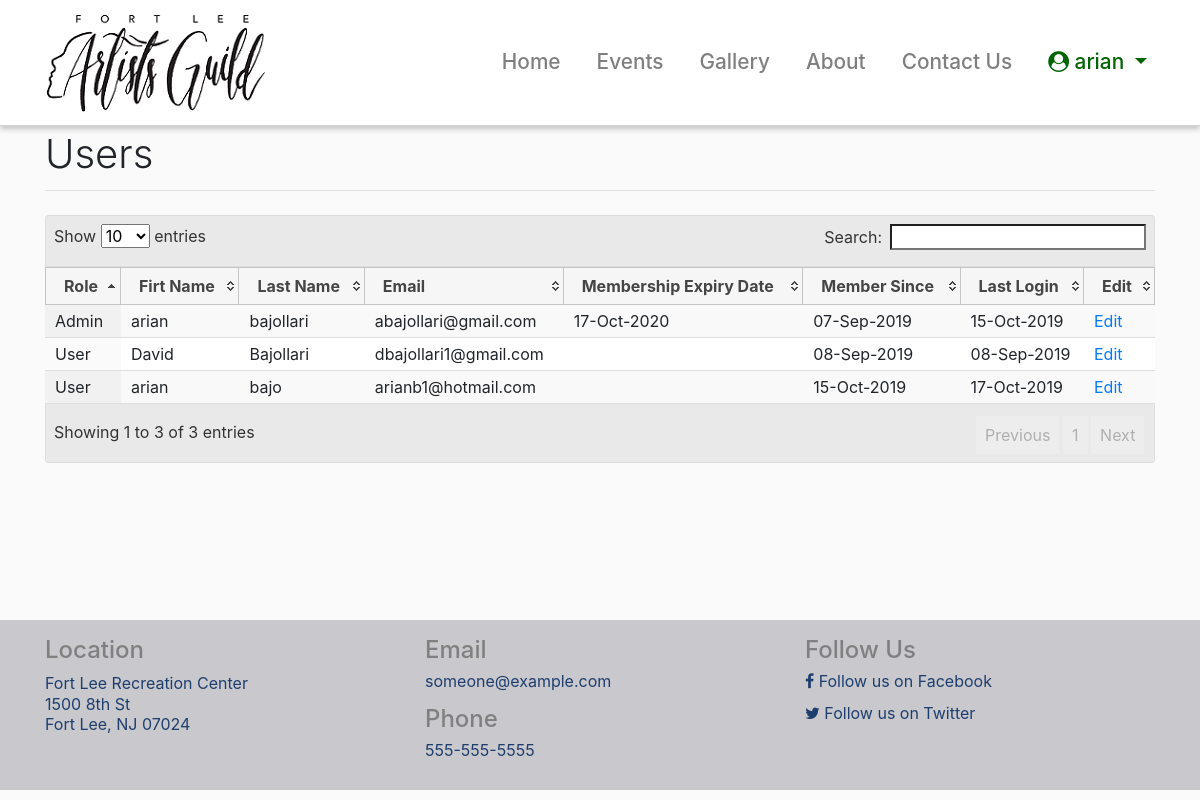
/users (signed in), run on an earlier commit of the app's database.
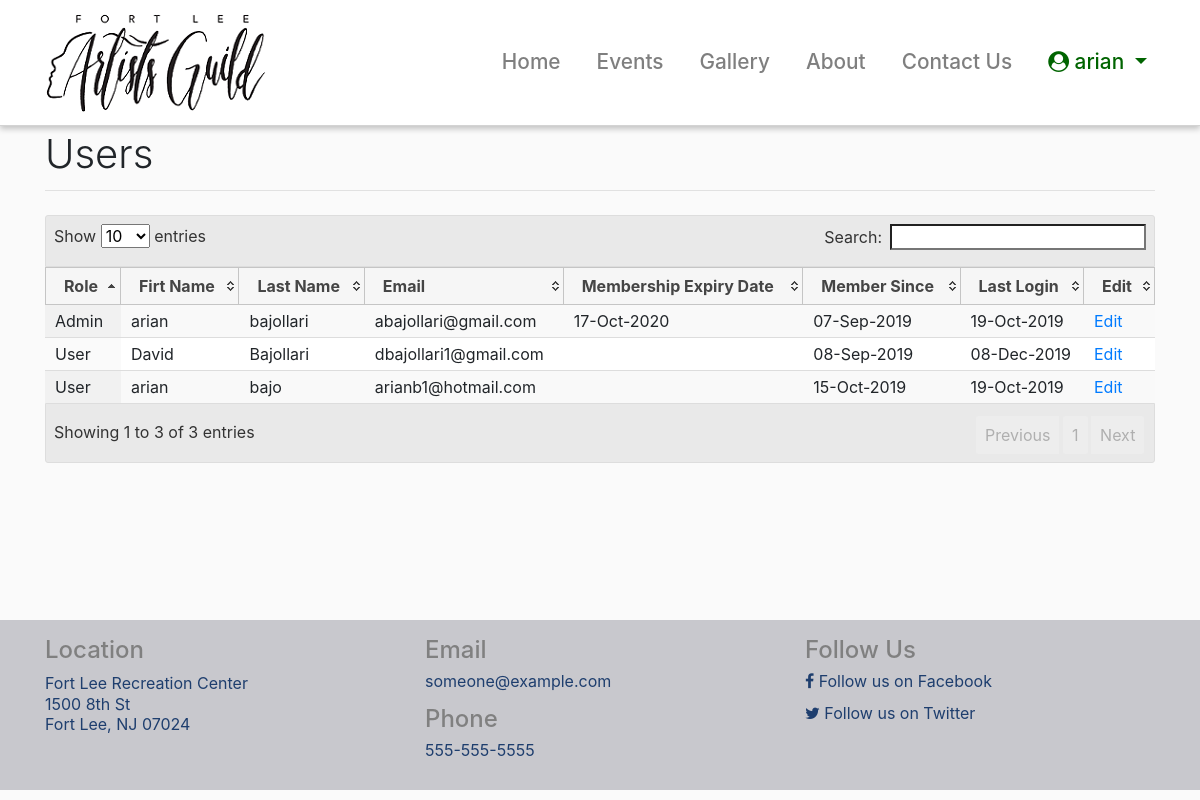
And on a later commit of the database.
### flag/auth/models.py (models this page shows, shortened)
class User(UserMixin, db.Model):
    __tablename__ = 'flagusers'
    id = db.Column(db.Integer,
                   primary_key=True)
    firstName = db.Column(db.String,
                     nullable=False,
                     unique=False)
    lastName = db.Column(db.String,
                     nullable=False,
                     unique=False)
    email = db.Column(db.String(40),
                      unique=True,
                      nullable=False)
    password = db.Column(db.String(200),
                         primary_key=False,
                         unique=False,
                         nullable=False)
    phone = db.Column(db.String(15),
                        index=False,
                        unique=False,
                        nullable=True)
    website = db.Column(db.String(150),
                        index=False,
                        unique=False,
                        nullable=True)
    userRole = db.Column(db.String(1),
                        index=False,
                        unique=False,
                        nullable=False)
    created_On = db.Column(db.DateTime,
                           index=False,
                           unique=False,
                           nullable=False,
                           default=datetime.datetime.now)
    last_login = db.Column(db.DateTime,
                           index=False,
                           unique=False,
                           nullable=True)
    memberStartDate = db.Column(db.DateTime,
                           index=False,
                           unique=False,
                           nullable=True)
    memberExpireDate = db.Column(db.DateTime,
                           index=False,
                           unique=False,
                           nullable=True)

### flag/auth/routes.py (the view)
@bpAuth.route('/users')
def users():
    if not current_user.is_authenticated:
        return redirect(url_for('home'))
    if current_user.userRole != "A":
        abort(401) # unauthorized
    allUsers = User.query.all()
    return render_template('auth/users.html', userList = allUsers)

### flag/auth/routes.py (called while the page is built)
@login_manager.user_loader
def load_user(user_id):
    if user_id is not None:
        return User.query.get(user_id)
    return None

### flag/templates/auth/users.html (shortened to what this page needs)
{% extends "layout.html" %}
{% block content %}
<script type=text/javascript src="{{ url_for('static', filename='js/datatables.min.js') }}"></script>
<link rel="stylesheet" href="{{ url_for('static', filename='css/datatables.min.css') }}">
{{ page_title('Users') }}
<table class="display" id="tblUsers" style="width:100%">
    <thead>
        <tr>
            <th>Role</th>
            <th>Firt Name</th>
            <th>Last Name</th>
            <th>Email</th>
            <th>Membership Expiry Date</th>
            <th>Member Since</th>
            <th>Last Login</th>
            <th>Edit</th>
        </tr>
    </thead>
    <tbody>
        {% for user in userList %}
        <tr>
            <td>{% if user.userRole == 'A' %} Admin  {% else %} User {% endif %}</td>
            <td>{{ user.firstName }}</td>
            <td>{{ user.lastName }}</td>
            <td>{{ user.email }}</td>
            <td>
                {% if user.memberExpireDate != None %}
                    {{ user.memberExpireDate.strftime('%d-%b-%Y') }}
                {% endif %}
            </td>
            <td>{{ user.created_On.strftime('%d-%b-%Y') }}</td>
            <td>{{ user.last_login.strftime('%d-%b-%Y') }}</td>
            <td>
                <a href="{{ url_for('auth.profile', user_id = user.id) }}" role="button">
                    Edit
                </a>
            </td>
        </tr>
        {% endfor %}
    </tbody>
</table>
{% endblock %}

### flag/templates/layout.html (shortened to what this page needs)
{% from 'macros.html' import nav_link, page_title with context %}
<!DOCTYPE html>
<html lang="en">
<head>
  <link rel="stylesheet" href="{{ url_for('static', filename='css/jquery-ui.min.css') }}">
  <link rel="stylesheet" href="{{ url_for('static', filename='css/bootstrap.min.css') }}">
  <link rel="stylesheet" href="{{ url_for('static', filename='css/font-awesome.min.css') }}">
  <link rel="stylesheet" href="{{ url_for('static', filename='css/app.css') }}">
</head>
<body>
  <nav class="navbar navbar-expand-lg navbar-light navbar-bg fixed-top">
    <div class="container">
      <a class="navbar-brand" href="/">
        <img src="/static/images/logo1.png" alt="">
      </a>
      <div class="collapse navbar-collapse" id="navbarResponsive">
        <ul class="navbar-nav ml-auto">
          {{ nav_link('home', 'Home') }}
          {{ nav_link('events.events', 'Events') }}
          {{ nav_link('gallery.gallery', 'Gallery') }}
          {{ nav_link('public.about', 'About') }}
          {{ nav_link('public.contact', 'Contact Us') }}
          {% if current_user.is_authenticated %}
          <li class="nav-item dropdown">
            <a class="nav-link dropdown-toggle" href="#" id="navbardrop" data-toggle="dropdown" style="color:darkgreen;">
              <i class="fa fa-user-circle"></i>&nbsp;{{ current_user.firstName }}
            </a>
          </li>
          {% else %}
          <li class="nav-item">
            <a class="nav-link"
              style="border: 1px solid darkgreen; display:inline-block;padding-left: 15px; padding-right: 15px;border-radius:20px;"
              href="{{ url_for('auth.login') }}">Login</a>
          </li>
          {% endif %}
        </ul>
      </div>
    </div>
  </nav>
  <div class="container" style="min-height: 500px;padding-top:10px;">
    {% block content %}
    {% endblock %}
  </div>
  <footer class="py-5" style="padding: 1rem !important;background-color: #C8C8CD;">
    <div class="container">
      <div class="row" style="color:white;">
        <div class="col-sm-4">
          <h4 style="color:gray;">Location</h4>
          <p>
            <a href="https://goo.gl/maps/iVhmAzEYue3JvERB9" target="_blank" style="color:#1e3e6e;">
              <span style="line-height: 1.3rem;">Fort Lee Recreation Center</span><br>
              <span style="line-height: 1.3rem;">1500 8th St</span><br>
              <span style="line-height: 1.3rem;">Fort Lee, NJ 07024</span>
            </a>
          </p>
        </div>
        <div class="col-sm-4">
          <h4 style="color:gray;">Email</h4>
          <p>
            <a href="mailto:someone@example.com" target="_top"  style="color:#1e3e6e;">someone@example.com</a>
          </p>
          <h4 style="color:gray;">Phone</h4>
          <p>
            <a href="tel:555-555-5555"  style="color:#1e3e6e;">555-555-5555</a>
          </p>
        </div>
        <div class="col-sm-4">
          <h4 style="color:gray;">Follow Us</h4>
          <p>
            <a href="https://facebook.com/flag" target="_blank"  style="color:#1e3e6e;"><i class="fa fa-facebook"></i>&nbsp;Follow us on
              Facebook</a>
          </p>
          <p>
            <a href="https://twitter.com/flag" target="_blank"  style="color:#1e3e6e;"><i class="fa fa-twitter"></i>&nbsp;Follow us on
              Twitter</a>
          </p>
        </div>
      </div>
  </footer>
</body>
</html>

### flag/templates/macros.html (shortened to what this page needs)
{% macro nav_link(endpoint, name) %}
{% if request.endpoint != None and request.endpoint.endswith(endpoint)%}
<li class="nav-item active">
  <a class="nav-link" href="{{ url_for(endpoint) }}">{{ name }}
    <span class="sr-only">(current)</span>
  </a>
</li>
{% else %}
<li class="nav-item">
  <a class="nav-link" href="{{ url_for(endpoint) }}">{{ name }}</a>
</li>
{% endif %} {% endmacro %}
{% macro page_title(title, buttonUrl='', buttonValue='') %}
<div class="row">
  <div class="col-sm-6">
      <h1 class="font-weight-light text-center text-lg-left">{{ title }}</h1>
  </div>
</div>
<hr class="mt-1 mb-4">
{% endmacro %}

### flag/static/css/app.css (style rules this page uses)
body { margin:0px; line-height: 1 !important; padding-top: 120px; background-color: #FAFAFA; }
.navbar-bg { background-color: white !important; border-bottom: lightgray solid 1px; box-shadow: 0px 0.03rem 0.09rem rgba(0,0,0,0.18), 0px 0.16rem 0.36rem rgba(0,0,0,0.22); padding:.5rem .5rem; }
.nav-item { font-size: 1.3rem; font-weight: 500; padding-left: 20px; }

What changed in the data, as far as the page shows it:
changed User "bajollari": last_login "15-Oct-2019" → "19-Oct-2019"
changed User "David": last_login "08-Sep-2019" → "08-Dec-2019"
changed User "bajo": last_login "17-Oct-2019" → "19-Oct-2019"
